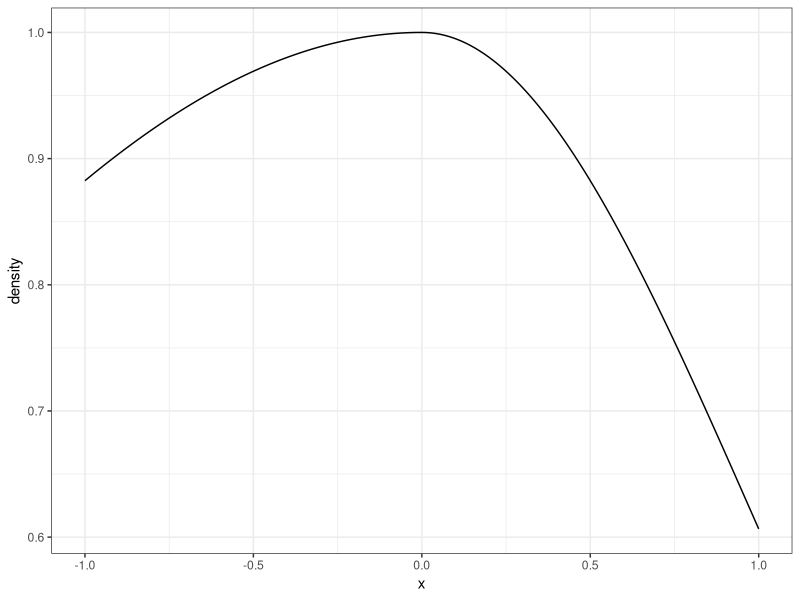
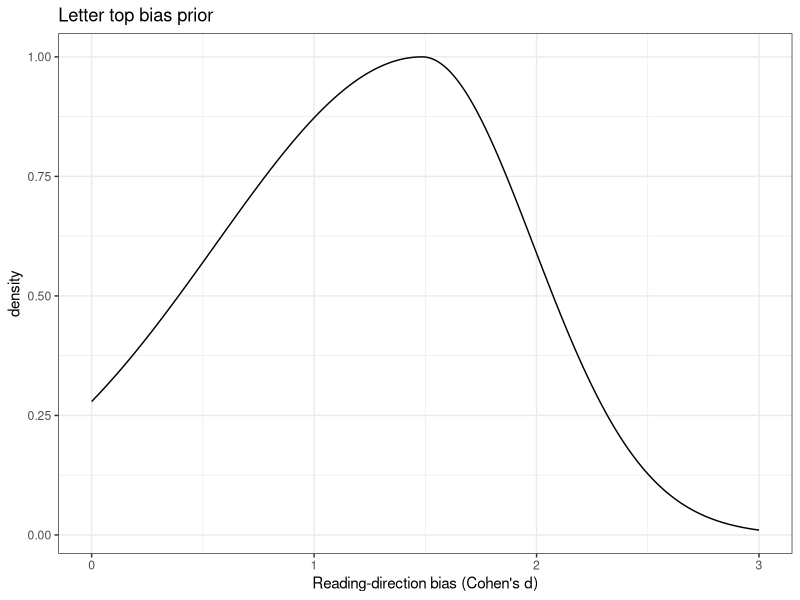
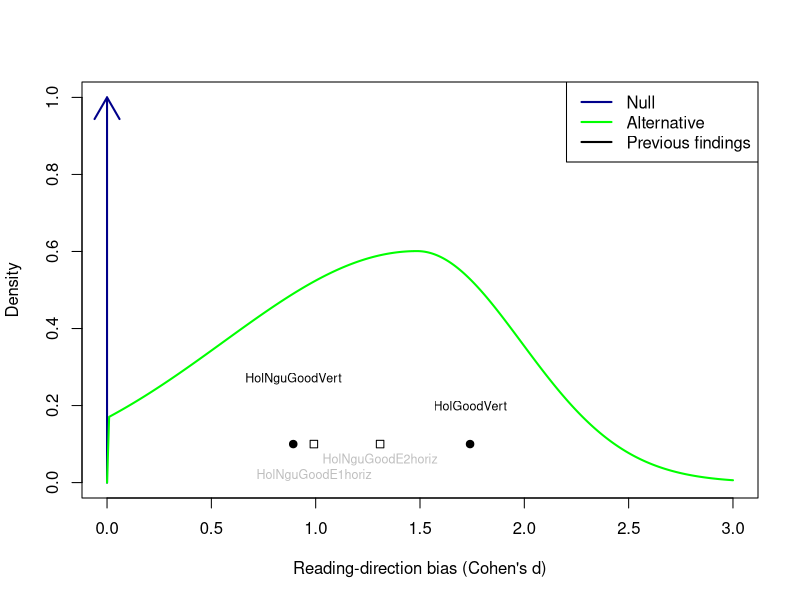
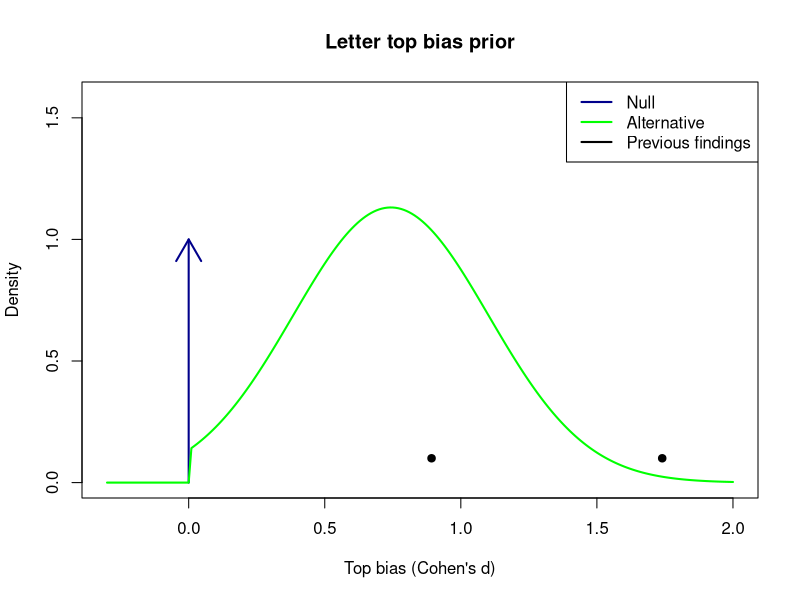

Write R code to recreate these figures, in order. (Note: this script raises an error after producing the figures.)
## ---- chunk 1
knitr::opts_chunk$set(echo = TRUE)
## ---- chunk 2
#E1, E2 refers to Holcombe Nguyen Goodbourn E1, E2
E1n<- 16
#Raw effect size plus standard error and sd
P1E1canonical=.23;  P1E1c_se = .058; P1E1c_sd = P1E1c_se * sqrt(E1n)
P1E1reversed= .062;  P1E1r_se = .07; P1E1r_sd = P1E1r_se * sqrt(E1n)
#To calculate sd of the bias diff, consider that the variances sum,
#therefore first sum the variances then convert back to standard deviation
#Although only true for *independent* random variables and these unlikely to be totally independent

E2n<- 24
P1E2canonical=.218; P1E2c_se =.034; P1E2c_sd= P1E2c_se * sqrt(E2n)
P1E2inverted=.017; P1E2i_se =.049; P1E2i_sd = P1E2i_se * sqrt(E2n)

P1E2vertUpright=.188; P1E2vu_se=.043; P1E2vu_sd = P1E2vu_se * sqrt(E2n)
P1E2vertInverted= -.07; P1E2vi_se=.049; P1E2vi_sd = P1E2vi_se * sqrt(E2n)

## ---- chunk 3
#Figure 4a
#Looks like for HolcombeNguyenGoodbourn the effect size calculations above are all of the difference scores, not the individual sides
# vertical difference d = 1.74, 95% CI [0.30, 0.50].  This is taken straight from the results section.
HolGoodVertCohensD = 1.74

## ---- chunk 4
cohensDsHoriz<-c(P1E1canonical/P1E1c_sd,
                 P1E2canonical/P1E2c_sd) 
cohensDsHorizLabels<-c("HolNguGoodE1horiz","HolNguGoodE2horiz")

cohensDs<-c(HolGoodVertCohensD,
            P1E2vertUpright / P1E2vu_sd) 
print(cohensDs)
cohensDslabels<-c("HolGoodVert", "HolNguGoodVert")
meanCohensD<-cohensDs[[1]]*.7 + cohensDs[[2]]*.3  #mean(cohensDs)
## ---- chunk 5
wordHandicap=.5
## ---- chunk 6
wordPredictedCohensD<- meanCohensD * wordHandicap
## ---- chunk 7
priorSD<- sd(cohensDs)*0.6
## ---- chunk 8
#Create doubleGaussian ,and vectorize it because common functions like plot require it , otherwise you have to use mapply

doubleGaussian = function(xs, mean,sdLeft,sdRight) {
  #print(length(x))  # Most plotting functions send this a million numbers rather than one
  #A double gaussian is two half-gaussians with different sigmas. But to make them match up, I have to calculate the peak height of each and then rescale. The peak height is of course its value at the mean. I will scale each so that it peaks at 1.
  #It will then be rescaled later to make it a proper density function that integrates to 1.
  leftXs <- xs[xs<=mean]
  rightXs <- xs[xs>mean]
  Ys<-c()
  if (length(leftXs) >0) {
    leftPeakHeight = dnorm(mean,mean,sdLeft)
    Ys <- dnorm(leftXs,mean,sdLeft) / leftPeakHeight
  }
  if (length(rightXs) >0) {
    rightPeakHeight = dnorm(mean,mean,sdRight)
    rightYs <- dnorm(rightXs,mean,sdRight) / rightPeakHeight
    Ys <- c(Ys,rightYs)
  }
  Ys
}

myDoubleGaussian = function(x) {
  doubleGaussian(x,0,2,1)
}

#Test that myDoubleGaussian is working.

myDoubleGaussian(3)
## ---- chunk 9

#My doubleGaussian function is not vectorized so I can't use normal way of plotting. Maybe I should vectorize, but that would be a good deal of work.
#https://stackoverflow.com/questions/44730774/how-to-use-custom-functions-in-mutate-dplyr

library("dplyr")
df <- data.frame(x=seq(-1,1,.01))
#df<- df %>% mutate(density=  mapply(function(x) myDoubleGaussian(x), x))
df<- df %>% mutate(density=myDoubleGaussian(x))

library('ggplot2')
ggplot(df, aes(x=x,y=density)) + geom_line() + xlab("x") +theme_bw()
## ---- chunk 10
sigmaLeft =.93
sigmaRight = .5
## ---- chunk 11
modalEffectSize = meanCohensD

#Set up mhy prior, a double Gaussian, making it a function of just one parameter, the x value
myDoubleGaussian = function(x) {
  doubleGaussian(x,modalEffectSize,sigmaLeft,sigmaRight)
}
## ---- chunk 12
#Specify hypothesis, technically alternative hypothesis (up to constant of proportionality) for letters
lo=0 #lower bound of support
hi=Inf #upper bound of support

#Define integrable prior - must be function of only the integrand
altHypothesisLtrs=function(delta) {
  y= myDoubleGaussian(delta)
  y=y*as.integer(delta>lo)*as.integer(delta<hi) #multiply by zero if outside of support
}

## ---- chunk 13
#Normalize alternative density in case is not already
#Calculate normalization factor - fraction to multiply prior by so it will integrate to 1
K=1/integrate(altHypothesisLtrs,lower=lo,upper=hi)$value 

#Thus final prior is the normalized function
priorLtrs=function(delta) K*altHypothesisLtrs(delta)
## ---- chunk 14

dDomain=seq(0,3,.01) #density domain

#Plot Alternative as a density and Null as a point arrow
maxAlt = priorLtrs(modalEffectSize) #maxAlt=max(priorLtrs(dDomain))

library("dplyr")
df <- data.frame(x=dDomain)
df<- df %>% mutate(density=  mapply(function(x) myDoubleGaussian(x), x))
#df<- df %>% mutate(density=x) #mutate(density=myDoubleGaussian(x))

library('ggplot2')
g<-ggplot(df, aes(x=x,y=density)) + geom_line() + xlab("Reading-direction bias (Cohen's d)") + theme_bw() 
g<- g + ggtitle("Letter top bias prior")
show(g)

plot(dDomain,priorLtrs(dDomain),typ='n',xlab="Reading-direction bias (Cohen's d)",ylab="Density",ylim=c(0,max(1,1.4*maxAlt)),main=)
#typ 'n' means invisible, and it's the lines command that actually plots the points.
arrows(0,0,0,1,col='darkblue',lwd=2)
lines(dDomain,priorLtrs(dDomain),col='green',lwd=2)
legend("topright",legend=c("Null","Alternative","Previous findings"),col=c('darkblue','green','black'),lwd=2)
points(cohensDs, rep(.1,length(cohensDs)),pch=19) #plot previous vertical effect sizes
text(cohensDs, c(.2,.27), cohensDslabels,cex=.75)

points(cohensDsHoriz, rep(.1,length(cohensDsHoriz)),pch=0) #plot previous horizontal arrangement effect sizes
text(cohensDsHoriz, c(.02,.06), cohensDsHorizLabels,cex=.75, col="grey")

## ---- chunk 15
#Specify hypothesis, technically alternative hypothesis (up to constant of proportionality) for words
modalEffectSize = wordPredictedCohensD
  
lo=0 #lower bound of support
hi=Inf #upper bound of support

#Define integrable prior - must be function of only the integrand
altHypothesisWords=function(delta) {
  mean= modalEffectSize
  sigma= priorSD
  y= dnorm(delta,mean,sigma)
  y=y*as.integer(delta>lo)*as.integer(delta<hi) #multiply by zero if outside of support
}
#Normalize alternative density in case is not already
#Calculate normalization factor - fraction to multiply prior by so it will integrate to 1
K=1/integrate(altHypothesisWords,lower=lo,upper=hi)$value 

#Thus final prior is the normalized function
priorWords=function(delta) K*altHypothesisWords(delta)
## ---- chunk 16

#delta=seq(-.2,1.2,.01)

dDomain=seq(-.3,2,.01)

 #Plot Alternative as a density and Null as a point arrow
 maxAlt=max(priorWords(dDomain))
 plot(dDomain,priorWords(dDomain),typ='n',xlab="Top bias (Cohen's d)",ylab="Density",ylim=c(0,1.4*maxAlt),main="Letter top bias prior")
 arrows(0,0,0,1,col='darkblue',lwd=2)
 lines(dDomain,priorWords(dDomain),col='green',lwd=2)
 legend("topright",legend=c("Null","Alternative","Previous findings"),col=c('darkblue','green','black'),lwd=2)
 
 points(cohensDs, rep(.1,length(cohensDs)),pch=19) #plot previous effect sizes
 text(cohensDs, c(.25,.35), labels,cex=.75)
